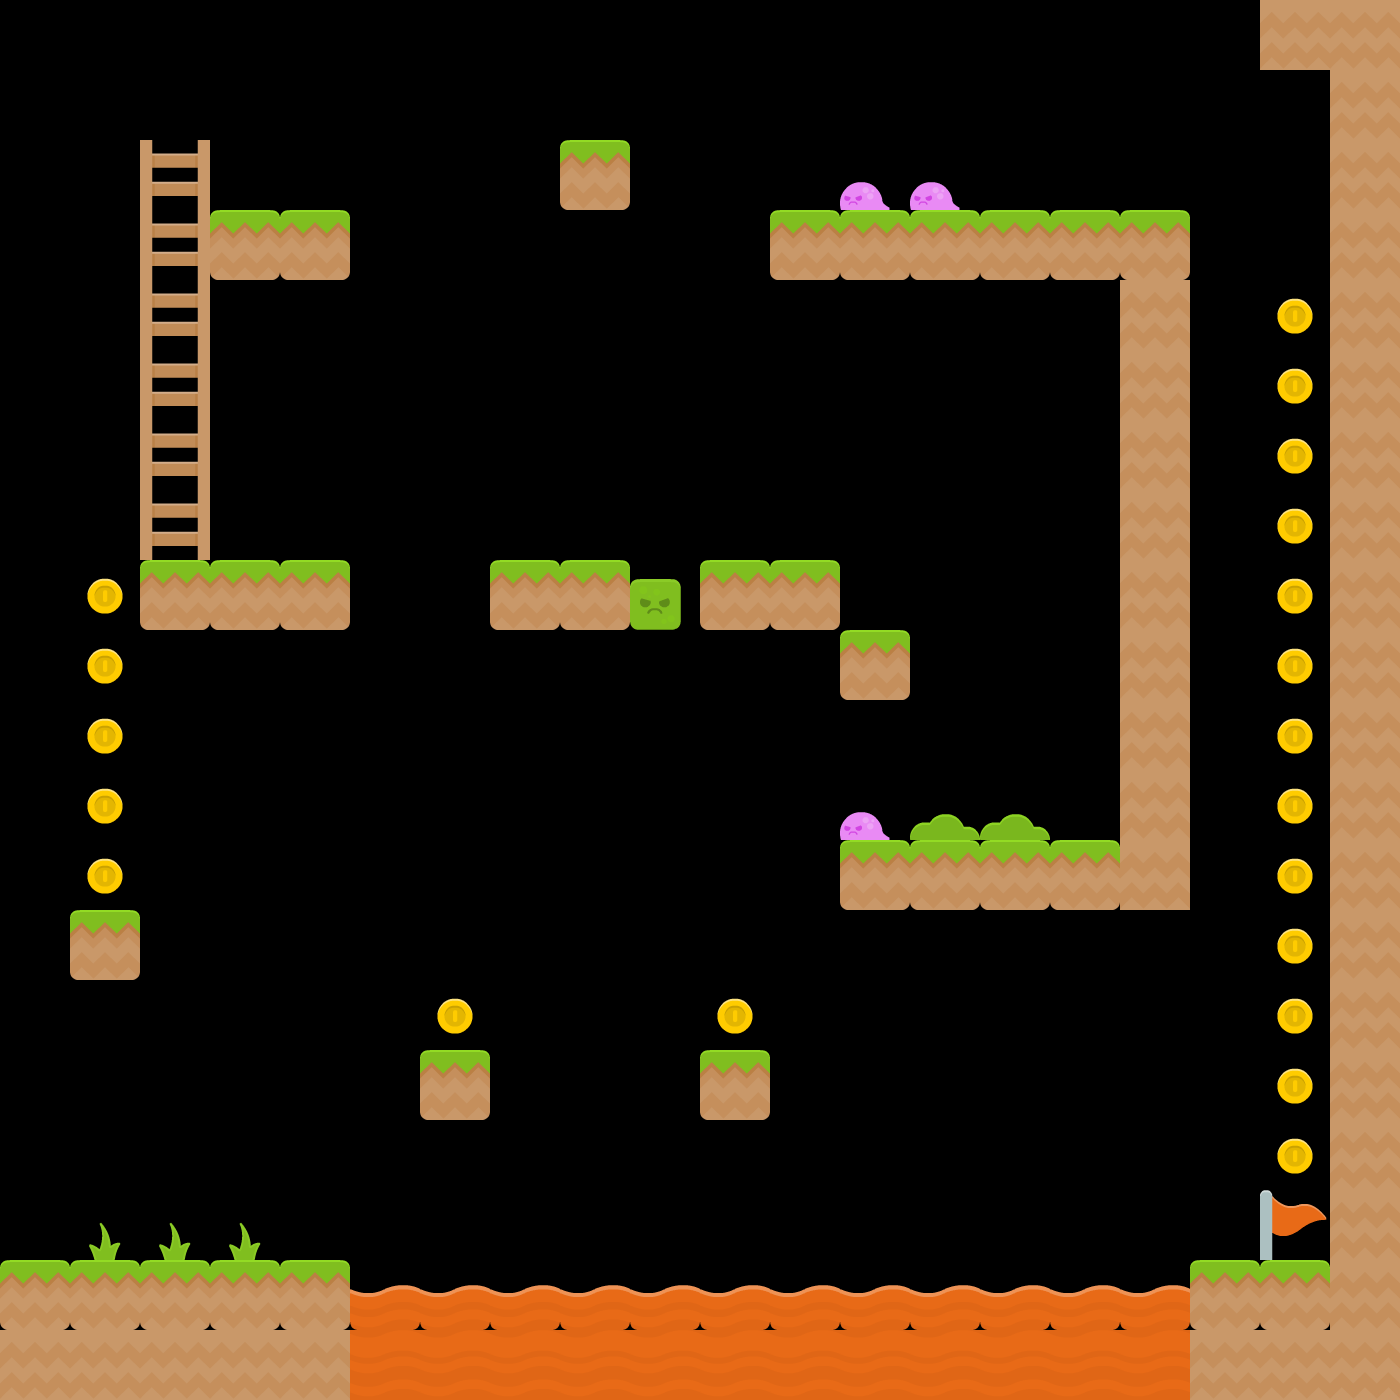

Tiled map render using the project's own tile images. Description and the whole map definition, tile-layer contents included, below:
An orthogonal 20x20 tile map with 70x70 px tiles, 1 tile layer (Tile Layer 1), 3 tilesets.

<map version="1.10" tiledversion="1.10.2" orientation="orthogonal" renderorder="right-down" width="20" height="20" tilewidth="70" tileheight="70" infinite="0" nextlayerid="7" nextobjectid="1">
 <editorsettings>
  <export target="level2.csv" format="csv" />
 </editorsettings>
 <tileset firstgid="1" source="../ground.tsx" />
 <tileset firstgid="7" source="../ab..tsx" />
 <tileset firstgid="34" source="../ab..tsx" />
 <layer id="1" name="Tile Layer 1" width="20" height="20">
  <data encoding="csv">
0,0,0,0,0,0,0,0,0,0,0,0,0,0,0,0,0,0,9,9,
0,0,0,0,0,0,0,0,0,0,0,0,0,0,0,0,0,0,0,9,
0,0,22,0,0,0,0,0,8,0,0,0,21,21,0,0,0,0,0,9,
0,0,22,8,8,0,0,0,0,0,0,8,8,8,8,8,8,0,0,9,
0,0,22,0,0,0,0,0,0,0,0,0,0,0,0,0,9,0,15,9,
0,0,22,0,0,0,0,0,0,0,0,0,0,0,0,0,9,0,15,9,
0,0,22,0,0,0,0,0,0,0,0,0,0,0,0,0,9,0,15,9,
0,0,22,0,0,0,0,0,0,0,0,0,0,0,0,0,9,0,15,9,
0,15,8,8,8,0,0,8,8,19,8,8,0,0,0,0,9,0,15,9,
0,15,0,0,0,0,0,0,0,0,0,0,8,0,0,0,9,0,15,9,
0,15,0,0,0,0,0,0,0,0,0,0,0,0,0,0,9,0,15,9,
0,15,0,0,0,0,0,0,0,0,0,0,21,43,43,0,9,0,15,9,
0,15,0,0,0,0,0,0,0,0,0,0,8,8,8,8,9,0,15,9,
0,8,0,0,0,0,0,0,0,0,0,0,0,0,0,0,0,0,15,9,
0,0,0,0,0,0,15,0,0,0,15,0,0,0,0,0,0,0,15,9,
0,0,0,0,0,0,8,0,0,0,8,0,0,0,0,0,0,0,15,9,
0,0,0,0,0,0,0,0,0,0,0,0,0,0,0,0,0,0,15,9,
0,44,44,44,0,0,0,0,0,0,0,0,0,0,0,0,0,0,10,9,
8,8,8,8,8,12,12,12,12,12,12,12,12,12,12,12,12,8,8,9,
9,9,9,9,9,11,11,11,11,11,11,11,11,11,11,11,11,9,9,9
</data>
 </layer>
</map>
